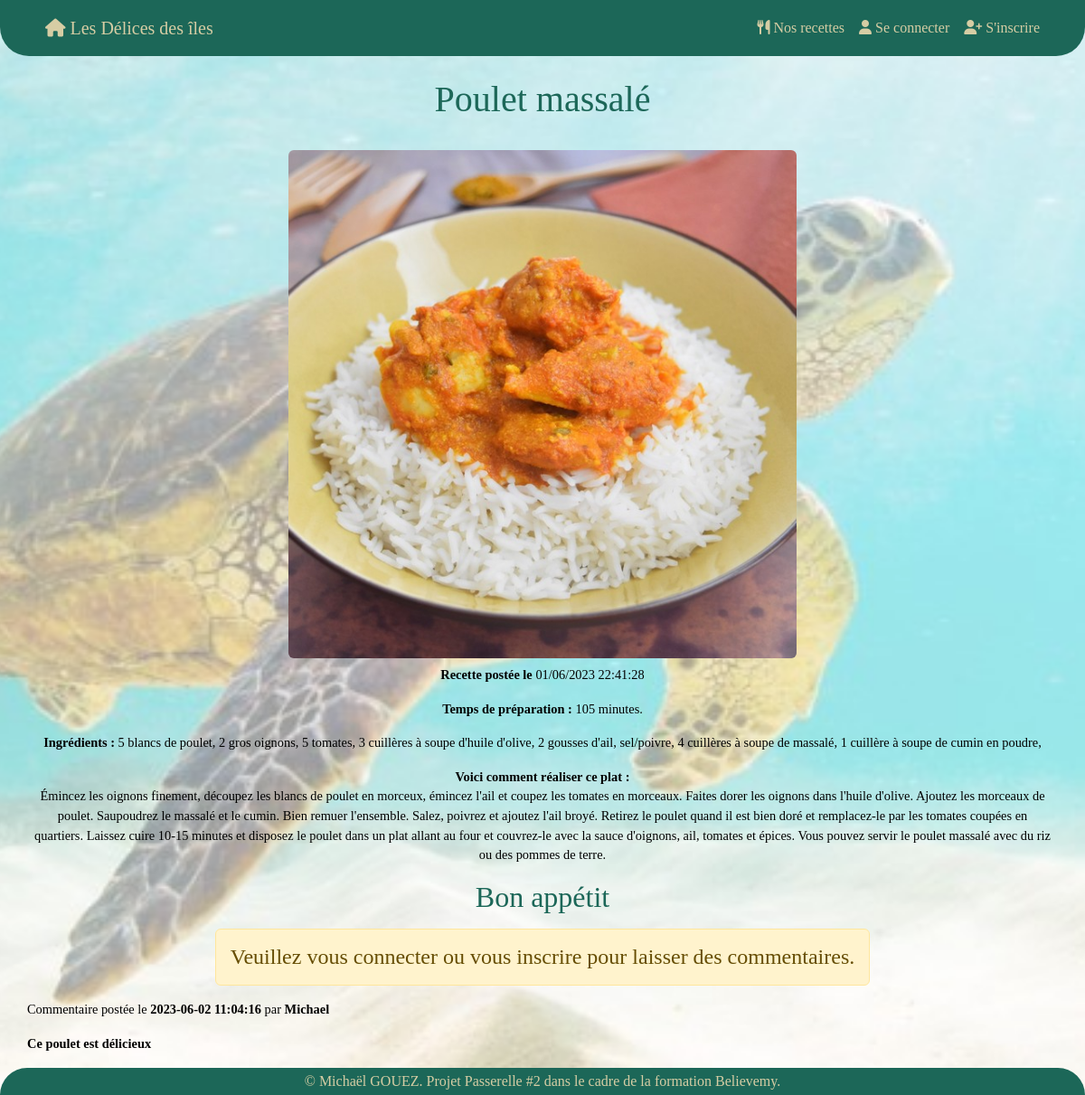
Screenshot of /index.php?page=dish&id=2 with the database file from the repository.
### tables this page shows
CREATE TABLE `recipes` (
  `id` int(11) NOT NULL,
  `creation_date` datetime NOT NULL DEFAULT current_timestamp(),
  `title_recipe` varchar(50) NOT NULL,
  `preparation_time` int(11) NOT NULL,
  `ingredients` text NOT NULL,
  `instructions` text NOT NULL,
  `user_id` int(11) NOT NULL,
  `image` varchar(100) NOT NULL
);

CREATE TABLE `commentary` (
  `id` int(11) NOT NULL,
  `creation_date` datetime NOT NULL DEFAULT current_timestamp(),
  `content` text NOT NULL,
  `recipe_id` int(11) NOT NULL,
  `user_id` int(11) NOT NULL
);

CREATE TABLE `users` (
  `id` int(11) NOT NULL,
  `creation_date` datetime NOT NULL DEFAULT current_timestamp(),
  `pseudo` varchar(50) NOT NULL,
  `email` varchar(50) NOT NULL,
  `password` varchar(50) NOT NULL,
  `secret` varchar(100) NOT NULL,
  `administration` int(11) NOT NULL
);

### controller/controller.php (called while the page is built, shortened)
<?php
    require('model/RecipeManager.php');
    require('model/CommentaryManager.php');
    function dishView() {
        $recipeManager = new RecipeManager();
        $requeteOneDish = $recipeManager->getOneDish();
        $requeteComment = new Commentary();
        $reqComment = $requeteComment->getCommentary();
        require('view/dishView.php');
    }

### model/RecipeManager.php (called while the page is built, shortened)
<?php
    class RecipeManager extends Manager {
        public function getOneDish() {
            $bdd = $this->connectionBDD();
            $requeteOneDish = $bdd->prepare('SELECT * FROM recipes WHERE id = ?');
            $requeteOneDish->execute([htmlspecialchars($_GET['id'])]);
            return $requeteOneDish;
        }
    }

### model/CommentaryManager.php (called while the page is built, shortened)
<?php
    class Commentary extends Manager {
        public function getCommentary() {
            $bdd = $this->connectionBDD();
            $reqComment = $bdd->query('SELECT c.creation_date, content, recipe_id, user_id, pseudo, u.id
                                    FROM commentary c, users u
                                    WHERE u.id = c.user_id');
            return $reqComment;
        }
    }

### view/dishView.php (the view, shortened to what this page needs)
<section class="section container">
    <?php
        $pathImage = 'src/uploads/';
        while($oneDish = $requeteOneDish->fetch()) {
            $dateSQL = $oneDish['creation_date'];
            $date = new DateTime($dateSQL);
    ?>
            <h1 class="m-4 text-center"><?= $oneDish['title_recipe'] ?></h1>
            <div class="text-center p-2">
                <img class="rounded w-50" src="<?= $pathImage.$oneDish['image'] ?>" alt="<?= $oneDish['title_recipe'] ?>">
                <div class="mt-2">
                    <p><b>Recette postée le</b> <?= $date->format('d/m/Y H:i:s') ?></p>
                    <p><b>Temps de préparation :</b> <?= $oneDish['preparation_time'] ?> minutes.</p>
                    <p><b>Ingrédients :</b> <?= $oneDish['ingredients'] ?></p>
                    <p><b>Voici comment réaliser ce plat :</b> <br> <?= $oneDish['instructions'] ?></p>
                </div>
                <h2>Bon appétit</h2>
            </div>
            <?php if(isset($_SESSION['connect'])) { ?>
                <div class="commentary">
                    <form action="index.php?page=dish&id=<?=$oneDish['id']?>" method="post">
                        <div class="form-floating input-group mt-3">
                            <textarea rows="3" class="form-control" id="commentary" name="commentary"></textarea>
                            <label for="commentary" class="form-label">Votre commentaire</label>
                        </div>
                        <div>
                            <button class="mt-3 mb-5 btn btn-outline-info btn-sm" type="submit">Poster le commentaire</button>
                        </div>
                    </form>
                </div>
            <?php }
            else { ?>
                <div class="d-flex justify-content-center">
                    <h4 class="alert alert-warning">Veuillez vous connecter ou vous inscrire pour laisser des commentaires.</h4>
                </div>
            <?php } ?>
        <?php
        }
        ?>
    <div>
        <?php
        while($commentary = $reqComment->fetch()) {
            if($commentary['recipe_id'] == $_GET['id']) {
        ?>
            <p>Commentaire postée le <b><?= $commentary['creation_date'] ?></b> par <b><?= $commentary['pseudo'] ?></b></p>
            <p><b><?= $commentary['content'] ?></b></p>
        <?php
        }
        }
        ?>
    </div>
</section>
<?php
    require('base.php');
?>

### src/design/style.css (style rules this page uses)
html, body { padding: 0; margin: 0; height: 100%; background: url("../assets/images/turtle.png") no-repeat center center; background-size: cover; background-attachment: fixed; color: #3D8361; }
.section { padding: 62px 0 30px 0; font-family: "Mukta"; font-size: 0.9rem; }
h1, h2 { font-family: "bachelorette"; color: #1C6758; }
p { color: black; }

### rows the page displays
recipes: title_recipe "Poulet massalé", image (picture), creation_date "01/06/2023 22:41:28", preparation_time "105", ingredients "5 blancs de poulet, 2 gros oignons, 5 tomates, 3 cuillères à soupe d'huile d'olive, 2 gousses d'ail, sel/poivre, 4 cuillères à soupe de massalé, 1 cuillère à soupe de cumin en poudre,", instructions "Émincez les oignons finement, découpez les blancs de poulet en morceux, émincez l'ail et coupez les tomates en morceaux. Faites dorer les oignons dans l'huile d'olive. Ajoutez les morceaux de poulet. Saupoudrez le massalé et le cumin. Bien remuer l'ensemble. Salez, poivrez et ajoutez l'ail broyé. Retirez le poulet quand il est bien doré et remplacez-le par les tomates coupées en quartiers. Laissez cuire 10-15 minutes et disposez le poulet dans un plat allant au four et couvrez-le avec la sauce d'oignons, ail, tomates et épices. Vous pouvez servir le poulet massalé avec du riz ou des pommes de terre."
commentary: creation_date "2023-06-02 11:04:16", user.pseudo "Michael", content "Ce poulet est délicieux"
